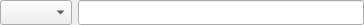
<?xml version="1.0" encoding="UTF-8"?>
<ui version="4.0">
 <class>QPrintValueWidget</class>
 <widget class="QWidget" name="QPrintValueWidget">
  <property name="geometry">
   <rect>
    <x>0</x>
    <y>0</y>
    <width>364</width>
    <height>25</height>
   </rect>
  </property>
  <property name="windowTitle">
   <string>QPrintValueWidget</string>
  </property>
  <property name="styleSheet">
   <string notr="true"/>
  </property>
  <layout class="QHBoxLayout" name="horizontalLayout">
   <property name="leftMargin">
    <number>0</number>
   </property>
   <property name="topMargin">
    <number>0</number>
   </property>
   <property name="rightMargin">
    <number>0</number>
   </property>
   <property name="bottomMargin">
    <number>0</number>
   </property>
   <item>
    <widget class="QComboBox" name="comboBox_Type">
     <property name="sizePolicy">
      <sizepolicy hsizetype="Preferred" vsizetype="Minimum">
       <horstretch>0</horstretch>
       <verstretch>0</verstretch>
      </sizepolicy>
     </property>
     <property name="styleSheet">
      <string notr="true"/>
     </property>
    </widget>
   </item>
   <item>
    <widget class="QLineEdit" name="lineEdit_Value">
     <property name="sizePolicy">
      <sizepolicy hsizetype="Expanding" vsizetype="Minimum">
       <horstretch>0</horstretch>
       <verstretch>0</verstretch>
      </sizepolicy>
     </property>
    </widget>
   </item>
  </layout>
 </widget>
 <layoutdefault spacing="6" margin="11"/>
 <resources/>
 <connections/>
</ui>
